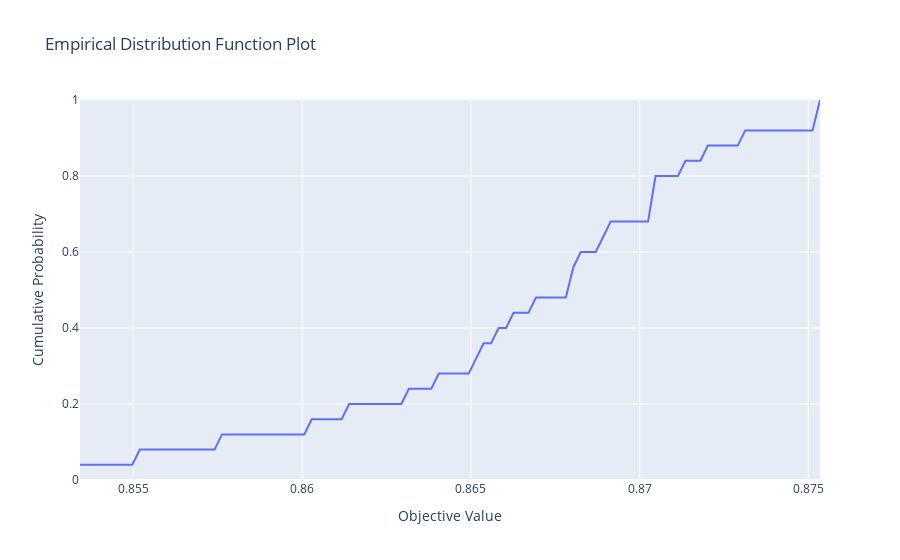

The code cell stored with this chart in its notebook:
### Code cell
optuna.visualization.plot_edf(study)
